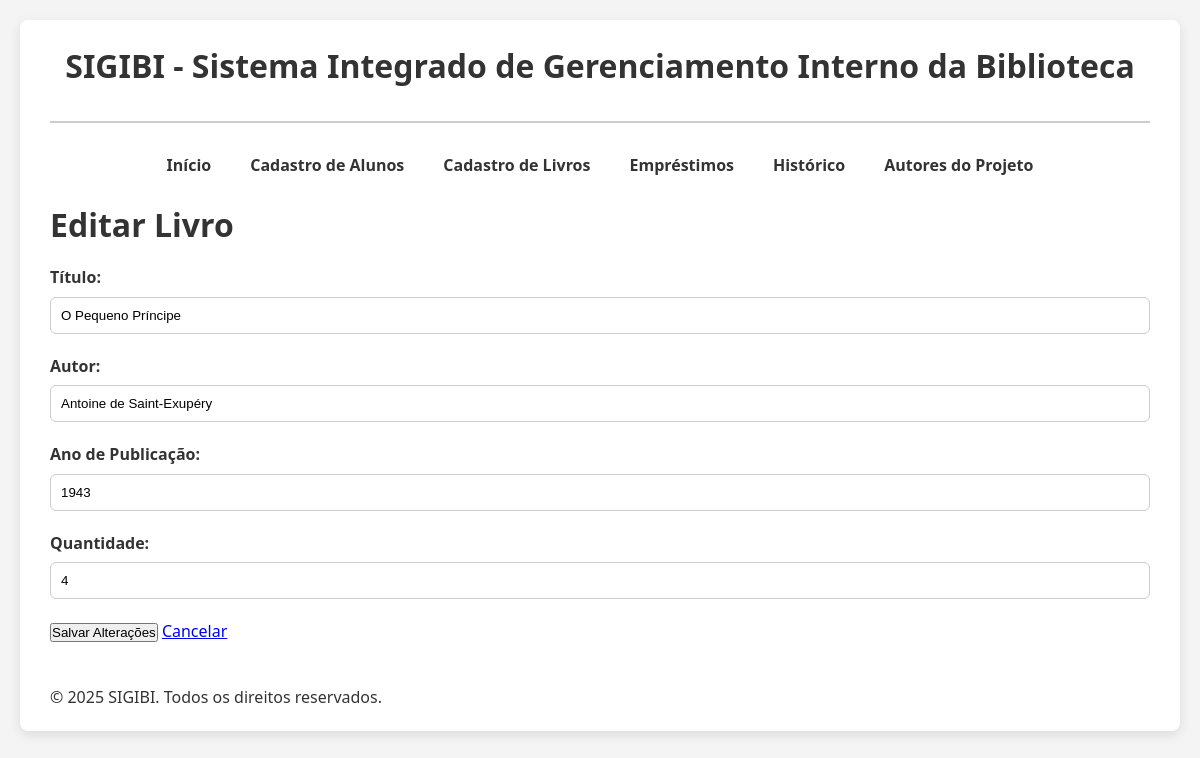
The page /livros/editar/1/ on the database its author committed.
### app_sigibi/models.py (models this page shows, shortened)
class Livro(models.Model):
    titulo = models.CharField(max_length=200)
    autor = models.CharField(max_length=100)
    ano = models.IntegerField()
    disponivel = models.BooleanField(default=True)
    quantidade = models.PositiveIntegerField(default=1) # Adicionado campo quantidade

### app_sigibi/views.py (the view)
# urls.py: path('livros/editar/<int:livro_id>/', views.editar_livro, name='editar_livro'),
def editar_livro(request, livro_id):
    livro = get_object_or_404(Livro, pk=livro_id)
    if request.method == 'POST':
        form = LivroForm(request.POST, instance=livro)  # Use LivroForm
        if form.is_valid():
            form.save()
            messages.success(request, 'Livro atualizado com sucesso!')
            return redirect('lista_livros')
        else:
            messages.error(request, 'Erro ao atualizar livro.')
    else:
        form = LivroForm(instance=livro)
    return render(request, 'livros/editar_livro.html', {'form': form, 'livro': livro})

### app_sigibi/forms.py
class LivroForm(forms.ModelForm):
    class Meta:
        model = Livro
        fields = ['titulo', 'autor', 'ano', 'quantidade']  # Inclui o campo quantidade
        widgets = {
            'titulo': forms.TextInput(attrs={'class': 'form-control', 'placeholder': 'Título'}),
            'autor': forms.TextInput(attrs={'class': 'form-control', 'placeholder': 'Autor'}),
            'ano': forms.NumberInput(attrs={'class': 'form-control', 'placeholder': 'Ano de Publicação'}),
            'quantidade': forms.NumberInput(attrs={'class': 'form-control', 'placeholder': 'Quantidade'}),  # Widget para o campo quantidade
        }

### app_sigibi/templates/livros/editar_livro.html (shortened to what this page needs)
{% extends 'base.html' %}
{% block content %}
    <h1>Editar Livro</h1>
    <form method="post">
        <div class="form-group">
            <label for="{{ form.titulo.id_for_label }}">Título:</label>
            {{ form.titulo }}
        </div>
        <div class="form-group">
            <label for="{{ form.autor.id_for_label }}">Autor:</label>
            {{ form.autor }}
        </div>
        <div class="form-group">
            <label for="{{ form.ano.id_for_label }}">Ano de Publicação:</label>
            {{ form.ano }}
        </div>
        <div class="form-group">
            <label for="{{ form.quantidade.id_for_label }}">Quantidade:</label>
            {{ form.quantidade }}
        </div>
        <div class="form-group">
            <button type="submit" class="button">Salvar Alterações</button>
            <a href="{% url 'lista_livros' %}" class="button secondary-button">Cancelar</a>
        </div>
    </form>
{% endblock %}

### app_sigibi/static/css/styles.css (style rules this page uses)
* { box-sizing: border-box; margin: 0; padding: 0; }
body { font-family: 'Segoe UI', Tahoma, Geneva, Verdana, sans-serif; background-color: #f4f4f4; color: #333; padding: 20px; line-height: 1.6; }
h1, h2, h3 { color: #333; margin-bottom: 15px; }
.form-group { margin-bottom: 20px; }
.form-group label { display: block; margin-bottom: 6px; font-weight: 600; }
.form-group input[type="text"], .form-group input[type="number"], .form-group select { width: 100%; padding: 10px; border: 1px solid #ccc; border-radius: 6px; transition: border 0.2s; }

### rows shown on the page
Livro: titulo "O Pequeno Príncipe", autor "Antoine de Saint-Exupéry", ano "1943", quantidade "4"
